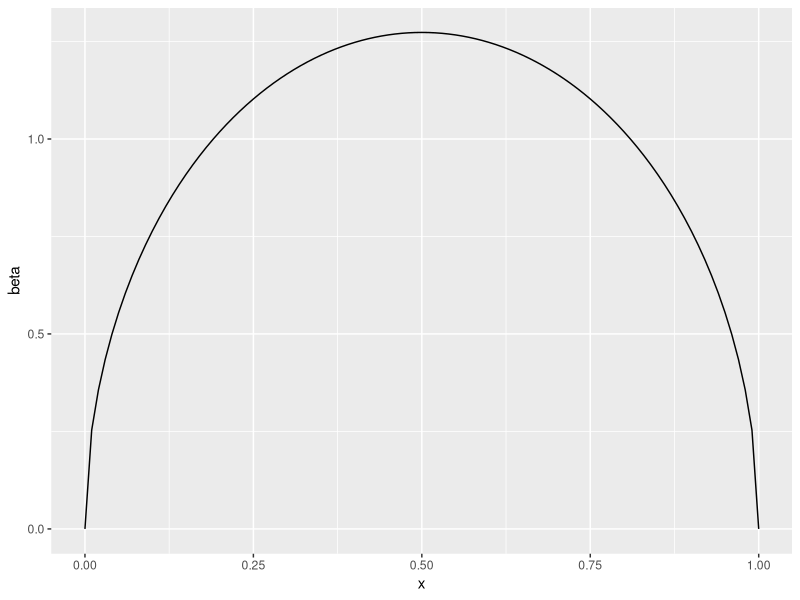
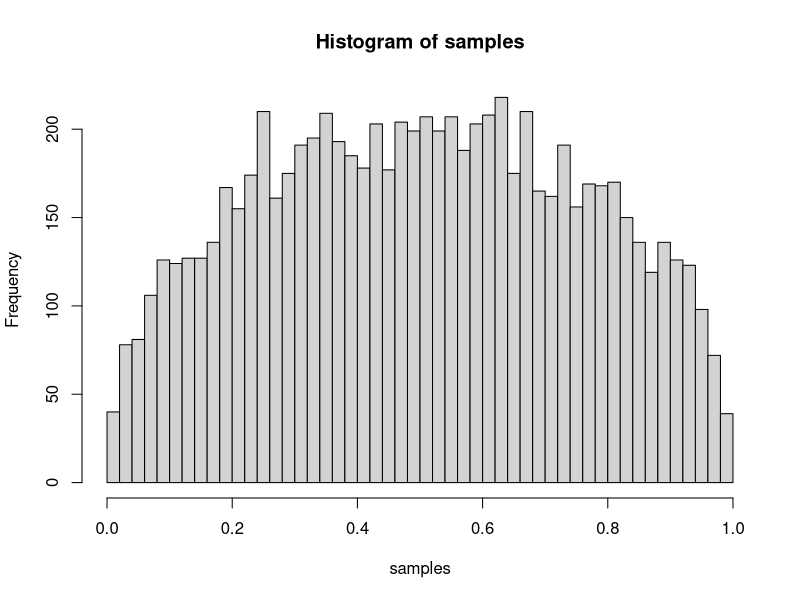

Write R code to recreate these figures, in order.
## ---- chunk 1
library(ggplot2)
## ---- chunk 2
xs = seq(0.0, 1.0, 0.01)
betas = dbeta(xs, 1.5, 1.5)
df = data.frame(x = xs, beta = betas)
ggplot(df, aes(x=x, y=beta)) + geom_line()
## ---- chunk 3
#beta(1.5, 1.5)
f = function(x) (1 - x)^0.5 * x^0.5
y = runif(1)
y
f(y)
## ---- chunk 4
samples = c()
for (i in 1:10000) {
    y = runif(1) #proposed value
    ratio = f(y) / 0.5 #acceptance ratio
    u = runif(1)
    if (u <= ratio) {
        samples = c(samples, y)    
    }
}
length(samples)
## ---- chunk 5
hist(samples, breaks = 50)
## ---- chunk 6
simpois = function(lambda) {
    sumExp = 0.0
    K = 0
    while (sumExp < 1.0) {
        sumExp = sumExp + rexp(1, lambda)
        if (sumExp > 1.0) {
            return(K)
        }
        K = K + 1
    }
    return(K)
}
## ---- chunk 7
poisSamp = rep(NA, 10000)
for (i in 1:10000) {
    poisSamp[i] = simpois(40)
}
mean(poisSamp)
var(poisSamp)
## ---- chunk 8
ymin = -Inf
ymax = Inf

h = function(y) { #log of normal pdf
    v = -y^2
    return(v)
}
#derivative of h
dh = function(y) {
    return(-2*y)
}
## ---- chunk 9
#Compute intersection points of supporting tangent lines
zfix = function(yfixed)
{
	yf0 = head(yfixed, n=-1)
	yf1 = tail(yfixed, n=-1)
	zfixed = yf0 + (h(yf0) - h(yf1) + (yf1 - yf0)*dh(yf1)) / (dh(yf1) - dh(yf0))
	return(zfixed)	
}
## ---- chunk 10
yfix = c(-3, 0, 3)
hplus = function(y, yfixed) {
    res = rep(0, length(y))
    zfixed = zfix(yfixed)
    piecewise.idx = findInterval(y, c(ymin, zfixed, ymax))
    npieces = length(zfixed) + 1
    for (pidx in 1:npieces) {
        yp == y[piecewise.idx == pidx]
        xx = h(yfixed[pidx]) + (yp - yfixed[pidx])*dh(yfixed[pidx])
        res[piecewise.idx == pidx] = xx
    }
    return(res)
}
